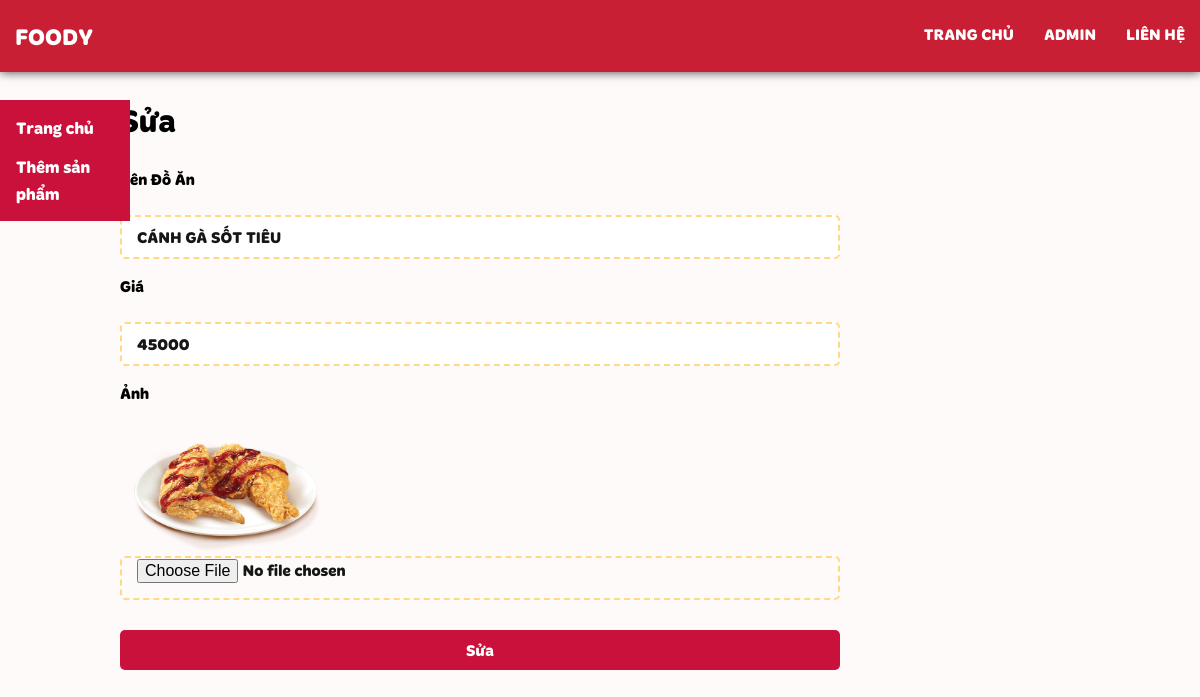
/page/edit.php?id=4, run on the app's committed database.
### tables this page shows
CREATE TABLE `food` (
  `id` int(11) NOT NULL,
  `name` varchar(255) NOT NULL,
  `price` float NOT NULL,
  `image` varchar(255) NOT NULL
);

### page/edit.php (the view, shortened to what this page needs)
<?php
include_once '../server/config.php';
if (isset($_GET['id'])) {
    $id = $_GET['id'];
    $sql = "SELECT * FROM `food` WHERE id = $id";
    $result = $connection->query($sql);
    $row = $result->fetch_assoc();
}
?>
<!DOCTYPE html>
<html lang="en">
<head>
    <link rel="stylesheet" href="../css/edit.css">
</head>
<body>
    <?php include './navbar.php' ?>
    <?php include './sidebar.php' ?>
    <div class="main">
        <h1>Sửa</h1>
        <form action="" method="POST" enctype="multipart/form-data">
            <div class="form-group">
                <label for="name">Tên Đồ Ăn</label> <br>
                <input type="text" name="name" id="name" placeholder="Tên Đồ Ăn" class="form-inp" value="<?php echo $row['name'] ?>" required>
            </div>
            <div class="form-group">
                <label for="price">Giá</label><br>
                <input type="number" name="price" id="price" placeholder="Giá" class="form-inp" required value="<?php echo $row['price'] ?>">
            </div>
            <div class="form-group">
                <label for="image">Ảnh</label> <br>
                <img src="../asset/img/<?php echo $row['image'] ?>" alt="">
                <input type="file" name="image" id="image" class="form-inp">
            </div>
            <div class="form-group">
                <input type="submit" value="Sửa" name="edit" class="btn-add">
            </div>
        </form>
</body>
</html>

### css/edit.css (style rules this page uses)
body { font-family: "Merge", sans-serif; margin: 0; padding: 0; background-color: snow; }
.main { min-height: 100vh; max-width: 960px; margin: 0 auto; position: relative; top: 75px; z-index: 1; }
form { width: 100%; display: flex; flex-direction: column; }
.form-group { width: 75%; display: flex; flex-direction: column; margin-bottom: 15px; }
.form-group img { width: 30%; height: auto; object-fit: cover; }
.form-inp { height: 40px; border: 2px dashed #ffd984; border-radius: 5px; padding: 0 15px; font-size: 16px; color: #161616; outline: none; font-family: "Merge", sans-serif; }
.btn-add { width: 100%; height: 40px; border: none; border-radius: 5px; background-color: #ca113c; color: #fff; font-size: 16px; cursor: pointer; outline: none; font-family: "Merge", sans-serif; }

### data on the page
food: name "CÁNH GÀ SỐT TIÊU", price "45000", image (picture)
